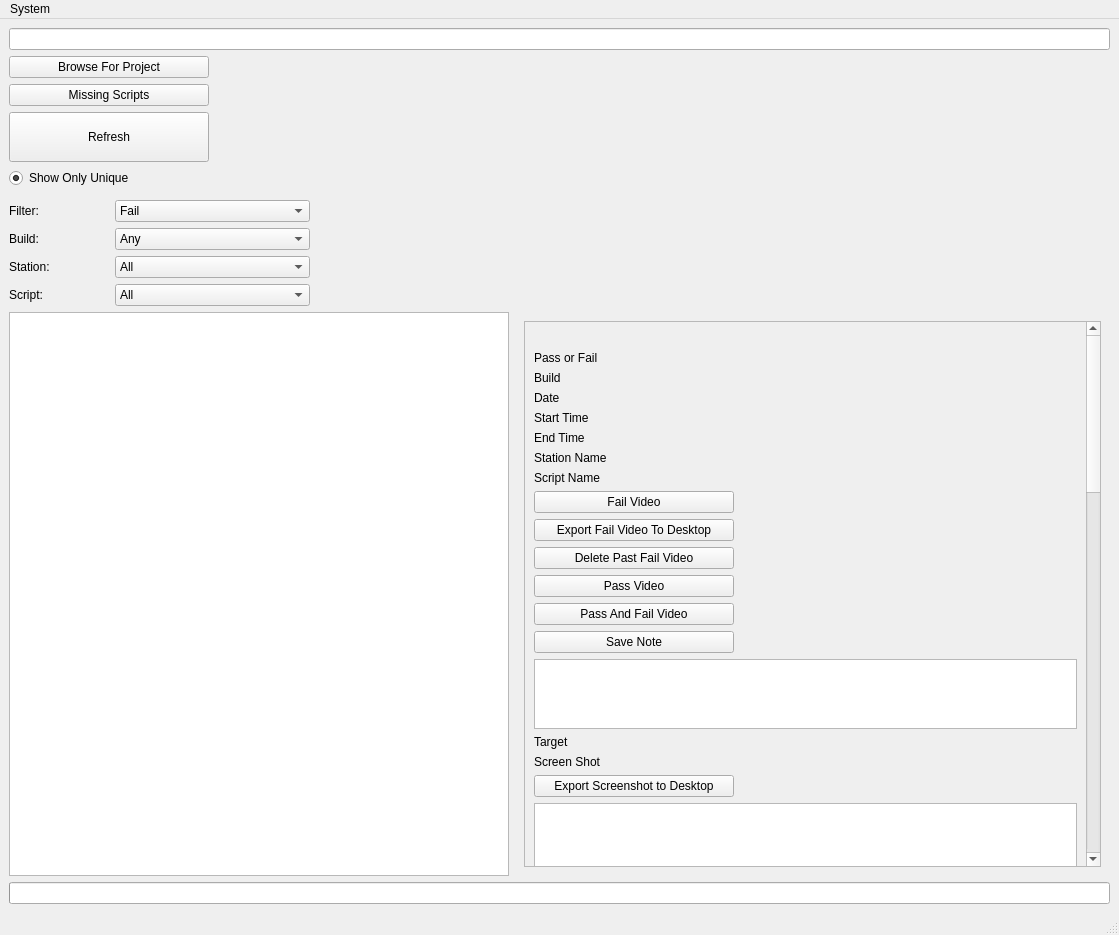
<?xml version="1.0" encoding="UTF-8"?>
<ui version="4.0">
 <class>MainWindow</class>
 <widget class="QMainWindow" name="MainWindow">
  <property name="geometry">
   <rect>
    <x>0</x>
    <y>0</y>
    <width>1119</width>
    <height>935</height>
   </rect>
  </property>
  <property name="windowTitle">
   <string>MainWindow</string>
  </property>
  <widget class="QWidget" name="centralwidget">
   <layout class="QVBoxLayout" name="verticalLayout">
    <item>
     <widget class="QLineEdit" name="lineEdit">
      <property name="text">
       <string/>
      </property>
     </widget>
    </item>
    <item>
     <widget class="QPushButton" name="pushButton_5">
      <property name="maximumSize">
       <size>
        <width>200</width>
        <height>16777215</height>
       </size>
      </property>
      <property name="text">
       <string>Browse For Project</string>
      </property>
     </widget>
    </item>
    <item>
     <widget class="QPushButton" name="pushButton_2">
      <property name="maximumSize">
       <size>
        <width>200</width>
        <height>16777215</height>
       </size>
      </property>
      <property name="text">
       <string>Missing Scripts</string>
      </property>
     </widget>
    </item>
    <item>
     <widget class="QPushButton" name="pushButton_4">
      <property name="minimumSize">
       <size>
        <width>0</width>
        <height>50</height>
       </size>
      </property>
      <property name="maximumSize">
       <size>
        <width>200</width>
        <height>16777215</height>
       </size>
      </property>
      <property name="text">
       <string>Refresh</string>
      </property>
     </widget>
    </item>
    <item>
     <widget class="QRadioButton" name="radioButton">
      <property name="text">
       <string>Show Only Unique</string>
      </property>
      <property name="checked">
       <bool>true</bool>
      </property>
     </widget>
    </item>
    <item>
     <widget class="QFrame" name="frame">
      <property name="frameShape">
       <enum>QFrame::StyledPanel</enum>
      </property>
      <property name="frameShadow">
       <enum>QFrame::Raised</enum>
      </property>
     </widget>
    </item>
    <item>
     <layout class="QHBoxLayout" name="horizontalLayout_3">
      <property name="leftMargin">
       <number>0</number>
      </property>
      <property name="rightMargin">
       <number>800</number>
      </property>
      <item>
       <widget class="QLabel" name="label_10">
        <property name="maximumSize">
         <size>
          <width>100</width>
          <height>16777215</height>
         </size>
        </property>
        <property name="text">
         <string>Filter:</string>
        </property>
       </widget>
      </item>
      <item>
       <widget class="QComboBox" name="comboBox">
        <item>
         <property name="text">
          <string>Fail</string>
         </property>
        </item>
        <item>
         <property name="text">
          <string>Pass</string>
         </property>
        </item>
        <item>
         <property name="text">
          <string>All</string>
         </property>
        </item>
       </widget>
      </item>
     </layout>
    </item>
    <item>
     <layout class="QHBoxLayout" name="horizontalLayout_4">
      <property name="rightMargin">
       <number>800</number>
      </property>
      <item>
       <widget class="QLabel" name="label_11">
        <property name="maximumSize">
         <size>
          <width>100</width>
          <height>16777215</height>
         </size>
        </property>
        <property name="text">
         <string>Build:</string>
        </property>
       </widget>
      </item>
      <item>
       <widget class="QComboBox" name="comboBox_2">
        <item>
         <property name="text">
          <string>Any</string>
         </property>
        </item>
       </widget>
      </item>
     </layout>
    </item>
    <item>
     <layout class="QHBoxLayout" name="horizontalLayout_5">
      <property name="rightMargin">
       <number>800</number>
      </property>
      <item>
       <widget class="QLabel" name="label_12">
        <property name="maximumSize">
         <size>
          <width>100</width>
          <height>16777215</height>
         </size>
        </property>
        <property name="text">
         <string>Station:</string>
        </property>
       </widget>
      </item>
      <item>
       <widget class="QComboBox" name="comboBox_3">
        <item>
         <property name="text">
          <string>All</string>
         </property>
        </item>
       </widget>
      </item>
     </layout>
    </item>
    <item>
     <layout class="QHBoxLayout" name="horizontalLayout_6">
      <property name="rightMargin">
       <number>800</number>
      </property>
      <item>
       <widget class="QLabel" name="label_13">
        <property name="maximumSize">
         <size>
          <width>100</width>
          <height>16777215</height>
         </size>
        </property>
        <property name="text">
         <string>Script:</string>
        </property>
       </widget>
      </item>
      <item>
       <widget class="QComboBox" name="comboBox_4">
        <item>
         <property name="text">
          <string>All</string>
         </property>
        </item>
       </widget>
      </item>
     </layout>
    </item>
    <item>
     <layout class="QHBoxLayout" name="horizontalLayout_2">
      <property name="rightMargin">
       <number>800</number>
      </property>
     </layout>
    </item>
    <item>
     <layout class="QHBoxLayout" name="horizontalLayout">
      <item>
       <widget class="QListView" name="listView">
        <property name="maximumSize">
         <size>
          <width>500</width>
          <height>16777215</height>
         </size>
        </property>
       </widget>
      </item>
      <item>
       <widget class="QStackedWidget" name="stackedWidget">
        <property name="currentIndex">
         <number>0</number>
        </property>
        <widget class="QWidget" name="page">
         <layout class="QVBoxLayout" name="verticalLayout_2">
          <item>
           <widget class="QScrollArea" name="scrollArea">
            <property name="widgetResizable">
             <bool>true</bool>
            </property>
            <widget class="QWidget" name="scrollAreaWidgetContents">
             <property name="geometry">
              <rect>
               <x>0</x>
               <y>0</y>
               <width>556</width>
               <height>1877</height>
              </rect>
             </property>
             <layout class="QVBoxLayout" name="verticalLayout_4">
              <item>
               <widget class="QLabel" name="label_14">
                <property name="styleSheet">
                 <string notr="true">color: rgb(11, 43, 255);
font: 32pt &quot;MS Shell Dlg 2&quot;;</string>
                </property>
                <property name="text">
                 <string/>
                </property>
               </widget>
              </item>
              <item>
               <widget class="QLabel" name="label_17">
                <property name="styleSheet">
                 <string notr="true">font: 75 12pt &quot;MS Shell Dlg 2&quot;;</string>
                </property>
                <property name="text">
                 <string>Pass or Fail</string>
                </property>
               </widget>
              </item>
              <item>
               <widget class="QLabel" name="label_4">
                <property name="styleSheet">
                 <string notr="true">font: 75 12pt &quot;MS Shell Dlg 2&quot;;</string>
                </property>
                <property name="text">
                 <string>Build</string>
                </property>
               </widget>
              </item>
              <item>
               <widget class="QLabel" name="label_16">
                <property name="styleSheet">
                 <string notr="true">font: 75 12pt &quot;MS Shell Dlg 2&quot;;</string>
                </property>
                <property name="text">
                 <string>Date</string>
                </property>
               </widget>
              </item>
              <item>
               <widget class="QLabel" name="label_8">
                <property name="styleSheet">
                 <string notr="true">font: 75 12pt &quot;MS Shell Dlg 2&quot;;</string>
                </property>
                <property name="text">
                 <string>Start Time</string>
                </property>
               </widget>
              </item>
              <item>
               <widget class="QLabel" name="label_9">
                <property name="styleSheet">
                 <string notr="true">font: 75 12pt &quot;MS Shell Dlg 2&quot;;</string>
                </property>
                <property name="text">
                 <string>End Time</string>
                </property>
               </widget>
              </item>
              <item>
               <widget class="QLabel" name="label">
                <property name="styleSheet">
                 <string notr="true">font: 75 12pt &quot;MS Shell Dlg 2&quot;;</string>
                </property>
                <property name="text">
                 <string>Station Name</string>
                </property>
               </widget>
              </item>
              <item>
               <widget class="QLabel" name="label_2">
                <property name="styleSheet">
                 <string notr="true">font: 75 12pt &quot;MS Shell Dlg 2&quot;;</string>
                </property>
                <property name="text">
                 <string>Script Name</string>
                </property>
               </widget>
              </item>
              <item>
               <layout class="QVBoxLayout" name="verticalLayout_3">
                <item>
                 <widget class="QPushButton" name="pushButton">
                  <property name="maximumSize">
                   <size>
                    <width>200</width>
                    <height>16777215</height>
                   </size>
                  </property>
                  <property name="text">
                   <string>Fail Video</string>
                  </property>
                 </widget>
                </item>
                <item>
                 <widget class="QPushButton" name="pushButton_8">
                  <property name="maximumSize">
                   <size>
                    <width>200</width>
                    <height>16777215</height>
                   </size>
                  </property>
                  <property name="text">
                   <string>Export Fail Video To Desktop</string>
                  </property>
                 </widget>
                </item>
                <item>
                 <widget class="QPushButton" name="pushButton_9">
                  <property name="maximumSize">
                   <size>
                    <width>200</width>
                    <height>16777215</height>
                   </size>
                  </property>
                  <property name="text">
                   <string>Delete Past Fail Video</string>
                  </property>
                 </widget>
                </item>
                <item>
                 <widget class="QPushButton" name="pushButton_6">
                  <property name="maximumSize">
                   <size>
                    <width>200</width>
                    <height>16777215</height>
                   </size>
                  </property>
                  <property name="text">
                   <string>Pass Video</string>
                  </property>
                 </widget>
                </item>
                <item>
                 <widget class="QPushButton" name="pushButton_7">
                  <property name="maximumSize">
                   <size>
                    <width>200</width>
                    <height>16777215</height>
                   </size>
                  </property>
                  <property name="text">
                   <string>Pass And Fail Video</string>
                  </property>
                 </widget>
                </item>
                <item>
                 <widget class="QPushButton" name="pushButton_3">
                  <property name="maximumSize">
                   <size>
                    <width>200</width>
                    <height>16777215</height>
                   </size>
                  </property>
                  <property name="text">
                   <string>Save Note</string>
                  </property>
                 </widget>
                </item>
                <item>
                 <widget class="QPlainTextEdit" name="plainTextEdit"/>
                </item>
                <item>
                 <widget class="QLabel" name="label_5">
                  <property name="text">
                   <string>Target</string>
                  </property>
                 </widget>
                </item>
                <item>
                 <widget class="QLabel" name="label_6">
                  <property name="text">
                   <string>Screen Shot</string>
                  </property>
                 </widget>
                </item>
                <item>
                 <widget class="QPushButton" name="pushButton_10">
                  <property name="maximumSize">
                   <size>
                    <width>200</width>
                    <height>16777215</height>
                   </size>
                  </property>
                  <property name="text">
                   <string>Export Screenshot to Desktop</string>
                  </property>
                 </widget>
                </item>
                <item>
                 <widget class="QPlainTextEdit" name="plainTextEdit_4">
                  <property name="minimumSize">
                   <size>
                    <width>0</width>
                    <height>300</height>
                   </size>
                  </property>
                  <property name="styleSheet">
                   <string notr="true">font: 12pt &quot;MS Shell Dlg 2&quot;;</string>
                  </property>
                 </widget>
                </item>
                <item>
                 <widget class="QPlainTextEdit" name="plainTextEdit_2">
                  <property name="minimumSize">
                   <size>
                    <width>0</width>
                    <height>1000</height>
                   </size>
                  </property>
                  <property name="styleSheet">
                   <string notr="true">font: 12pt &quot;MS Shell Dlg 2&quot;;</string>
                  </property>
                 </widget>
                </item>
               </layout>
              </item>
             </layout>
            </widget>
           </widget>
          </item>
         </layout>
        </widget>
        <widget class="QWidget" name="page_2">
         <layout class="QHBoxLayout" name="horizontalLayout_7">
          <item>
           <widget class="QTextEdit" name="textEdit">
            <property name="font">
             <font>
              <family>MS Shell Dlg 2</family>
              <pointsize>10</pointsize>
              <weight>50</weight>
              <italic>false</italic>
              <bold>false</bold>
             </font>
            </property>
            <property name="styleSheet">
             <string notr="true">font: 10pt &quot;MS Shell Dlg 2&quot;;</string>
            </property>
            <property name="html">
             <string>&lt;!DOCTYPE HTML PUBLIC &quot;-//W3C//DTD HTML 4.0//EN&quot; &quot;http://www.w3.org/TR/REC-html40/strict.dtd&quot;&gt;
&lt;html&gt;&lt;head&gt;&lt;meta name=&quot;qrichtext&quot; content=&quot;1&quot; /&gt;&lt;style type=&quot;text/css&quot;&gt;
p, li { white-space: pre-wrap; }
&lt;/style&gt;&lt;/head&gt;&lt;body style=&quot; font-family:'MS Shell Dlg 2'; font-size:10pt; font-weight:400; font-style:normal;&quot;&gt;
&lt;p align=&quot;center&quot; style=&quot; margin-top:0px; margin-bottom:0px; margin-left:0px; margin-right:0px; -qt-block-indent:0; text-indent:0px;&quot;&gt;&lt;span style=&quot; font-size:24pt; font-weight:600; font-style:italic; color:#000000;&quot;&gt;Missing Scripts&lt;/span&gt;&lt;/p&gt;
&lt;p align=&quot;center&quot; style=&quot;-qt-paragraph-type:empty; margin-top:0px; margin-bottom:0px; margin-left:0px; margin-right:0px; -qt-block-indent:0; text-indent:0px; font-size:24pt; font-weight:600; font-style:italic; color:#000000;&quot;&gt;&lt;br /&gt;&lt;/p&gt;&lt;/body&gt;&lt;/html&gt;</string>
            </property>
           </widget>
          </item>
         </layout>
        </widget>
        <widget class="QWidget" name="page_3"/>
       </widget>
      </item>
     </layout>
    </item>
    <item>
     <widget class="QProgressBar" name="progressBar">
      <property name="minimum">
       <number>100</number>
      </property>
      <property name="maximum">
       <number>100</number>
      </property>
      <property name="value">
       <number>99</number>
      </property>
      <property name="orientation">
       <enum>Qt::Horizontal</enum>
      </property>
      <property name="invertedAppearance">
       <bool>false</bool>
      </property>
     </widget>
    </item>
   </layout>
  </widget>
  <widget class="QMenuBar" name="menubar">
   <property name="geometry">
    <rect>
     <x>0</x>
     <y>0</y>
     <width>1119</width>
     <height>21</height>
    </rect>
   </property>
   <widget class="QMenu" name="menuSystem">
    <property name="title">
     <string>System</string>
    </property>
    <addaction name="actionUpdate"/>
   </widget>
   <addaction name="menuSystem"/>
  </widget>
  <widget class="QStatusBar" name="statusbar"/>
  <action name="actionUpdate">
   <property name="text">
    <string>Update</string>
   </property>
  </action>
 </widget>
 <resources/>
 <connections/>
</ui>
